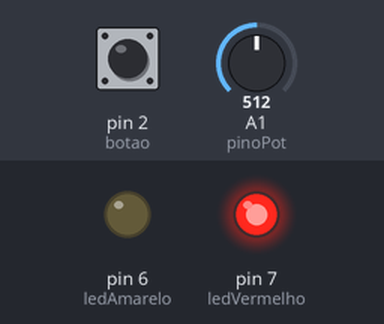
Bench run of a sketch on a simulated Arduino Uno, built with avr-gcc and run on an emulated ATmega328P. On the bench: output pins drawn as LEDs (lit = HIGH). The test bench sets the inputs (shaded band); at power-on: pin 2 (botao) LOW, A1 (pinoPot) = 512.

Above: at 1.2 s.
1.3 s: pin 2 (botao) pulled HIGH for 0.15 s
At 1.6 s:
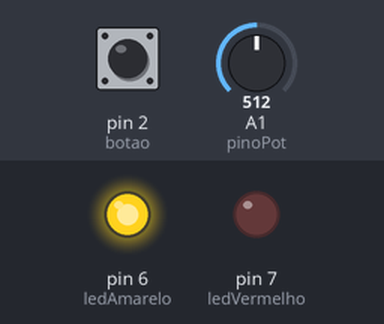
2.9 s: pin 2 (botao) pulled HIGH for 1 s
At 4.0 s:
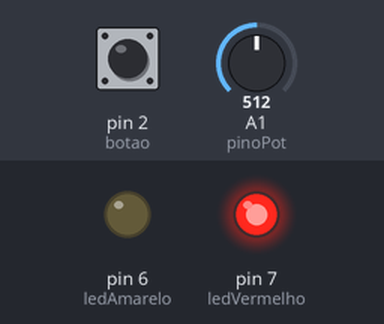
5.4 s: pin 2 (botao) pulled HIGH for 3.2 s
At 5.9 s:
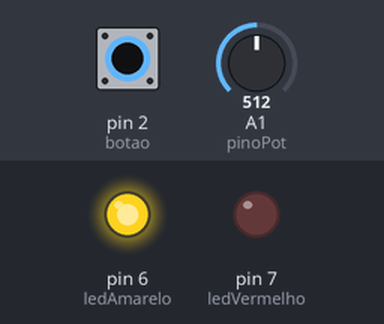
Timing chart, 0 to 8.4 s (numbered marks = the images above; inputs shaded):
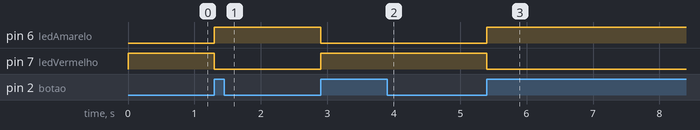

Measured:
- after the input at 1.3 s, pin 6 (ledAmarelo): LOW → HIGH at once; pin 7 (ledVermelho): HIGH → LOW at once
- after the input at 2.9 s, pin 6 (ledAmarelo): HIGH → LOW at once; pin 7 (ledVermelho): LOW → HIGH at once
- after the input at 5.4 s, pin 6 (ledAmarelo): LOW → HIGH at once; pin 7 (ledVermelho): HIGH → LOW at once

The sketch:

Botao_blink_alterado_attach_interrupt.ino
```cpp
const int ledVermelho = 7;
const int ledAmarelo = 6;
const int botao = 2;
const int pinoPot = A1;

// Copiei o if que estava no void loop e transformei ele em uma função
void btnTroca () {
  // Variaveis que recebem o valor atual dos LEDs
  bool estadoLedVermelho = digitalRead(ledVermelho);
  bool estadoLedAmarelo = digitalRead(ledAmarelo);

  // Inverte os valores dos LEDs
  digitalWrite(ledVermelho, !estadoLedVermelho);
  digitalWrite(ledAmarelo, !estadoLedAmarelo);
}

void setup() {
  // Configura os LEDs como saida
  pinMode(ledVermelho, OUTPUT);
  pinMode(ledAmarelo, OUTPUT);

  // Configura o botao como entrada
  pinMode(botao, INPUT);

  // Configura o LED vermelho como ligado
  digitalWrite(ledVermelho, HIGH);
  // Configura o LED amarelo como desligado'
  digitalWrite(ledAmarelo, LOW);

  // Attach Interrupt para inverter os estados do LED quando o botão for pressionado
  attachInterrupt(digitalPinToInterrupt(botao), btnTroca, RISING);
}

void loop() {
  // Printa o texto, mas sem a quebra de linha ao final
  Serial.print("Valor: ");
  // Declara uma variavel que recebe o valor da
  // leitura digital
  int valorPot = analogRead(pinoPot);
  Serial.println(valorPot);
}
```
